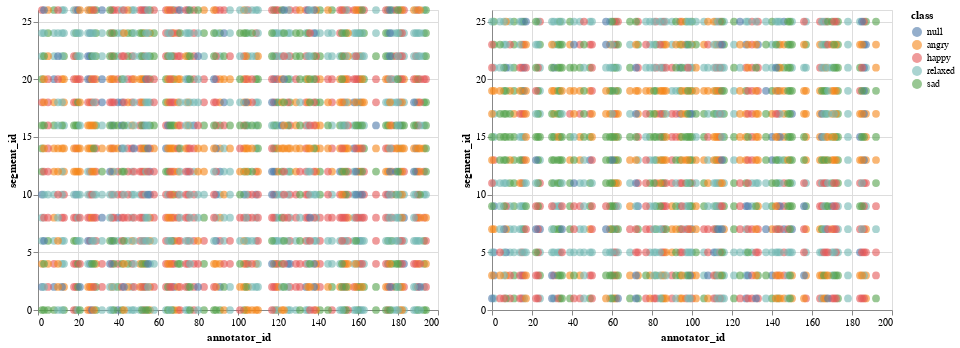

Notebook code cell kept with this figure:
### Markdown cell above
Because the annotators were given two different sets of segments, I seperated them into two plots.

### Code cell
df1 = pandas_annot_df[pandas_annot_df['segment_id']%2==0]
chart1 = alt.Chart(df1).mark_circle(size=60, opacity=0.6).encode(
    x='annotator_id',
    y='segment_id',
    color='class',
    tooltip=['class']
).properties(
    width=400,
    height=300
)

df2 = pandas_annot_df[pandas_annot_df['segment_id']%2!=0]
chart2 = alt.Chart(df2).mark_circle(size=60, opacity=0.6).encode(
    x='annotator_id',
    y='segment_id',
    color='class',
    tooltip=['class']
).properties(
    width=400,
    height=300
)

chart1 | chart2

### Figure 1 — Vega-Lite specification as saved in the notebook (floating-point values rounded to 4 significant figures; data arrays with more than 128 entries replaced by an {"elided": "..."} marker saying what was removed)
{"config": {"view": {"continuousWidth": 400, "continuousHeight": 300}}, "hconcat": [{"data": {"name": "data-91f544c5559454e0f1bcbc956120d5cb"}, "mark": {"type": "circle", "opacity": 0.6, "size": 60}, "encoding": {"color": {"field": "class", "type": "nominal"}, "tooltip": [{"field": "class", "type": "nominal"}], "x": {"field": "annotator_id", "type": "quantitative"}, "y": {"field": "segment_id", "type": "quantitative"}}, "height": 300, "width": 400}, {"data": {"name": "data-6ec535846ec0059e2a5ea4c9c3bb8fca"}, "mark": {"type": "circle", "opacity": 0.6, "size": 60}, "encoding": {"color": {"field": "class", "type": "nominal"}, "tooltip": [{"field": "class", "type": "nominal"}], "x": {"field": "annotator_id", "type": "quantitative"}, "y": {"field": "segment_id", "type": "quantitative"}}, "height": 300, "width": 400}], "$schema": "https://vega.github.io/schema/vega-lite/v4.17.0.json", "datasets": {"data-91f544c5559454e0f1bcbc956120d5cb": {"elided": "1442 records"}, "data-6ec535846ec0059e2a5ea4c9c3bb8fca": {"elided": "1196 records"}}}
